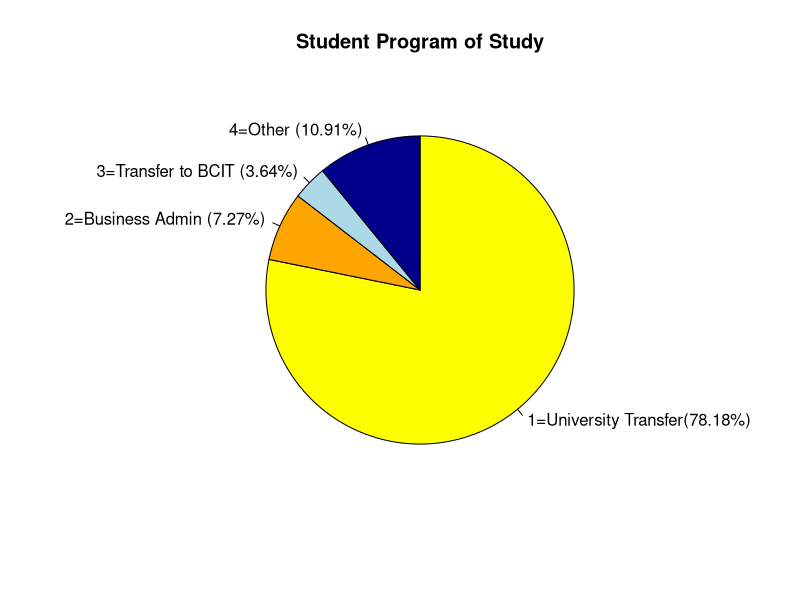
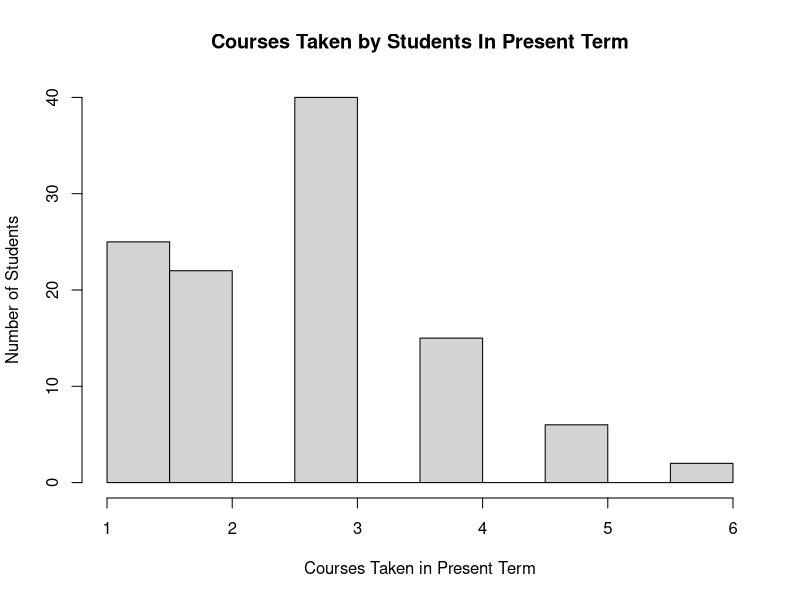
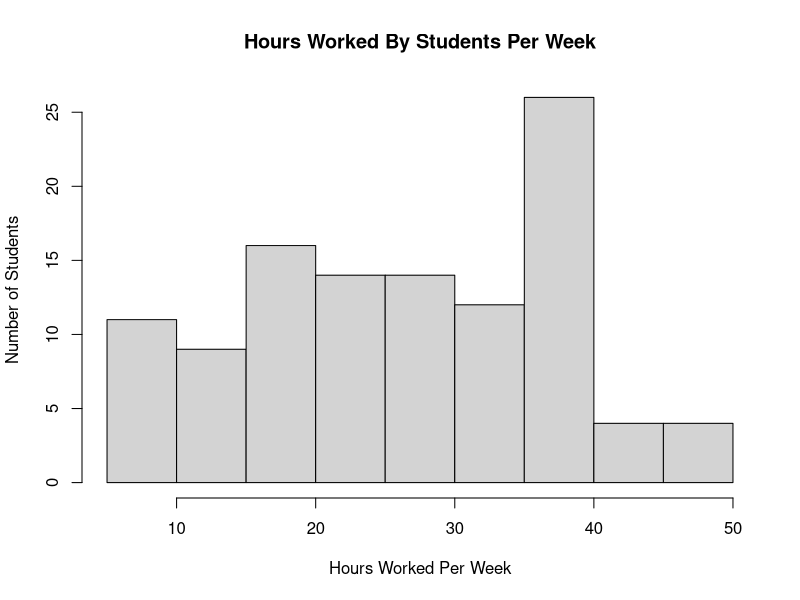
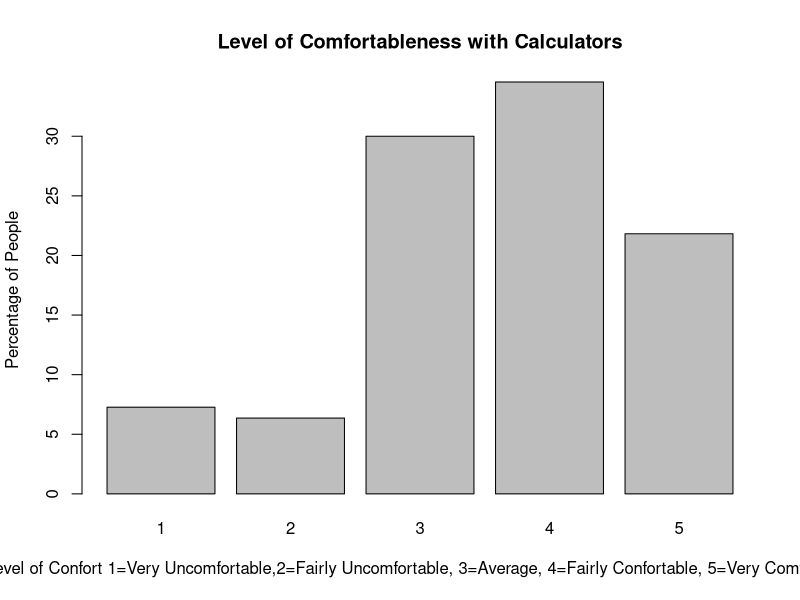
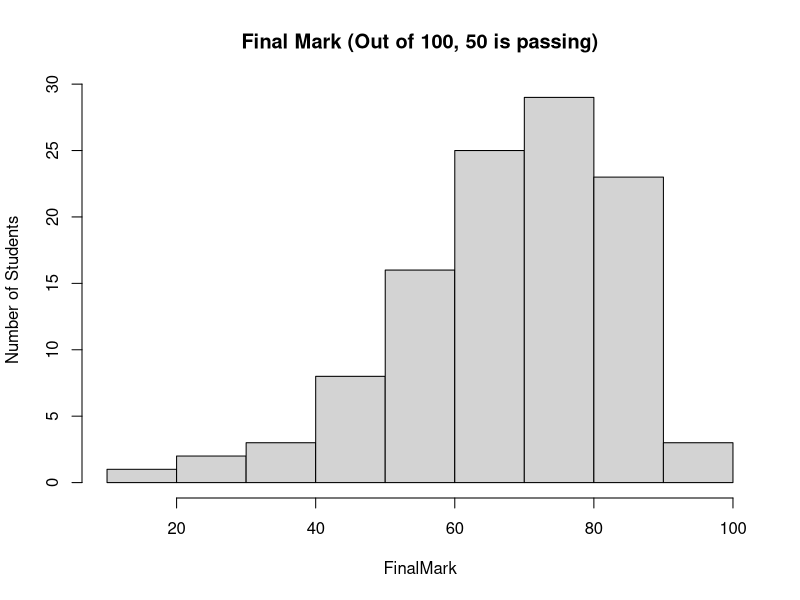
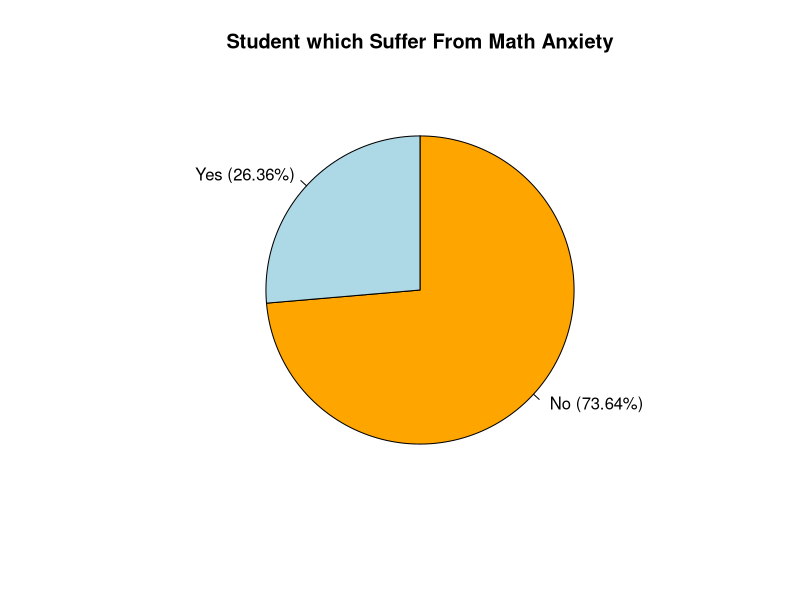
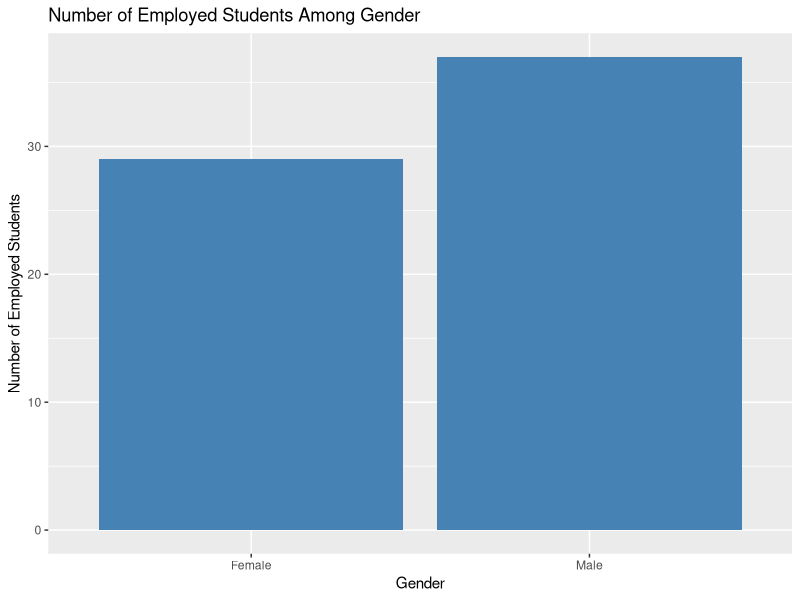
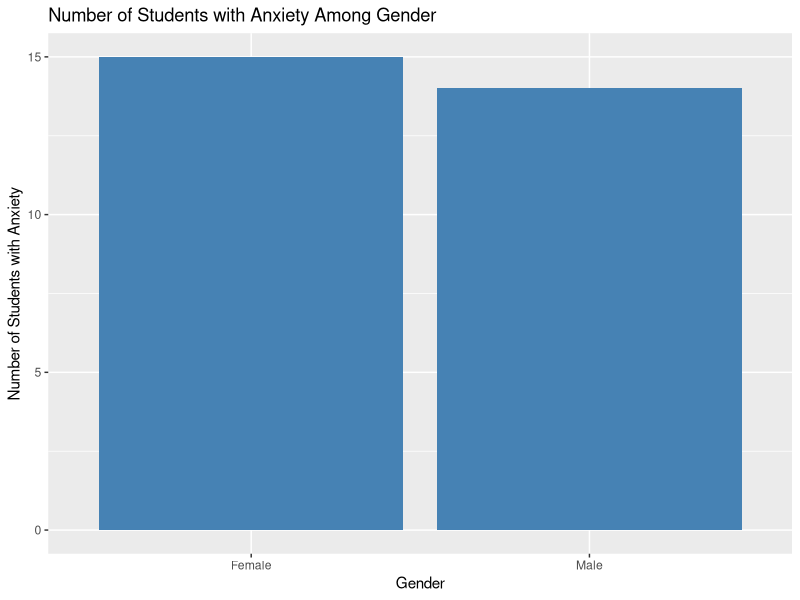

These charts were generated, in order, by the following R code:
library("readxl")
library("ggplot2")
library("dplyr")

file <- read_excel("S3225_Project_Data.xlsx")
file

data <- file

# QUESTION 1 #

data <- as.data.frame(read_excel("S3225_Project_Data.xlsx"))

# Column D
Program <- data$Program
businessProgram <- length(Program[Program==1]) / length(Program)

## Plus/minus confidence interval
businessProgram + qnorm(p=.12/2, lower.tail=TRUE)*(sqrt(businessProgram*(1-businessProgram)/110))
businessProgram - qnorm(p=.12/2, lower.tail=TRUE)*(sqrt(businessProgram*(1-businessProgram)/110))

## Pie chart
program <- table(data$Program)
program.prop <- prop.table(program)
program.prop<- round(program.prop*100, 2)
pie(x = program.prop,
    labels = c("1=University Transfer(78.18%)","2=Business Admin (7.27%)", "3=Transfer to BCIT (3.64%)", "4=Other (10.91%)"),
    clockwise = TRUE,
  main="Student Program of Study",
    col = c("yellow", "orange", "lightblue", "darkblue"))

# Column E 
courses <- data$Courses
t.test(courses, conf.level = 0.88)
hist(courses, ylab = "Number of Students", main ="Courses Taken by Students In Present Term", xlab="Courses Taken in Present Term")

# Column G
HoursWorked <- data$Hours
t.test(HoursWorked, conf.level = 0.92)
hist(HoursWorked, ylab = "Number of Students", main ="Hours Worked By Students Per Week", xlab="Hours Worked Per Week")

# Column I
calculator <- table(data$Calculators)
calculator.prop <- prop.table(calculator)
calculator.prop<- round(calculator.prop*100, 2)
barplot(calculator.prop, main="Level of Comfortableness with Calculators", xlab= "Level of Confort 1=Very Uncomfortable,2=Fairly Uncomfortable, 3=Average, 4=Fairly Confortable, 5=Very Comfortable", ylab = "Percentage of People")

cal <- data$Calculators
comfortable <- length(cal[cal==1]) / length(cal)
comfortable - qnorm(p=0.08/2, lower.tail=TRUE)*(sqrt((comfortable*(1-comfortable))/110))

# Column M
FinalMark <- data$Mark
t.test(FinalMark, conf.level = 0.96)
hist(FinalMark, ylab = "Number of Students", main ="Final Mark (Out of 100, 50 is passing)")

# Column K
MathAnxiety <- data$Anxiety
hasAnxiety <- length(MathAnxiety[MathAnxiety==1]) / length(MathAnxiety)
hasAnxiety - qnorm(p=0.04/2, lower.tail=TRUE)*(sqrt(hasAnxiety*(1-hasAnxiety)/110))

AnxietyProp <- table(data$Anxiety)

AnxietyProp  <- prop.table(AnxietyProp )

AnxietyProp <- round(AnxietyProp *100, 2)


pie(x = AnxietyProp ,
    labels = c(" No (73.64%)","Yes (26.36%)"),
    clockwise = TRUE,
    main="Student which Suffer From Math Anxiety",
    col = c( "orange", "lightblue"))

# QUESTION 2 # 

# Question 2A 
gen_emp_stats <- table(data$Gender, data$Employment)
gen_emp_stats

gender <- c("Male", "Female")
employed <- c(37, 29)
gen_emp_df <- data.frame(gender, employed)

ggplot(gen_emp_df, aes(x = gender, y = employed)) +
  geom_bar(stat = "identity", fill = "steelblue") +
  xlab("Gender") +
  ylab("Number of Employed Students") +
  ggtitle("Number of Employed Students Among Gender")

# Question 2B
gen_anx_stats <- table(data$Gender, data$Anxiety)
gen_anx_stats

anx <- c(14, 15)
gen_anx_df <- data.frame(gender, anx)

ggplot(gen_anx_df, aes(x = gender, y = anx)) +
  geom_bar(stat = "identity", fill = "steelblue") +
  xlab("Gender") +
  ylab("Number of Students with Anxiety") +
  ggtitle("Number of Students with Anxiety Among Gender")

# Question 2C
uni_emp_stats <- table(data$Program, data$Employment)
uni_emp_stats

table = matrix(c(48, 18, 38, 6), ncol = 2, byrow = TRUE)
chisq.test(table)

emp_uni <- c(48, 18)
emp_uni_labels <- c("University Transfer", "Non-University Transfer")
pct <- round(emp_uni/sum(emp_uni)*100)
emp_uni_labels <- paste(emp_uni_labels, pct)
emp_uni_labels <- paste(emp_uni_labels,"%",sep="")
pie(emp_uni, labels = emp_uni_labels, main = "Number of Employed Students Among Programs", col=rainbow(length(emp_uni_labels)))


# Question 2D
comp_anx_stats <- table(data$Computers, data$Anxiety)
comp_anx_stats

comp <- c("Have Computing Experience", "Don't Have Computing Experience")
comp_anx <- c(19, 10)
comp_anx_df <- data.frame(comp, comp_anx)

ggplot(comp_anx_df, aes(x = comp, y = comp_anx)) +
  geom_bar(stat = "identity", fill = "steelblue") +
  xlab("Computing Experience") +
  ylab("Number of Students with Anxiety") +
  ggtitle("Number of Students with Anxiety Among Computing Experience")



summary(file)


#Q 3
data_df <- data.frame(file)

data_df

#Q 3 A
data_df_filtered <- subset(data_df, select = c('Gender', 'Mark'))

male <- data_df_filtered[data_df_filtered$Gender == 1,]
male
summary(male$Mark)
nrow(male)

female <- data_df_filtered[data_df_filtered$Gender == 2,]
female
summary(female$Mark)
nrow(female)

  #F statistic 
SD_female <- sd(female$Mark)
SD_male <- sd(male$Mark)

#larger SD
SD_female
#Smaller SD
SD_male

var.test(female$Mark,male$Mark)

t.test(female$Mark,male$Mark, alternative = "two.sided" ,var.equal = TRUE)

# QUESTION 3B

data <- file

# Extract data for employed students
emp_test <- filter(data, data$Employment >= 1)
emp_test <- data.frame(emp_test$Employment, emp_test$Mark)

# Extract data for unemployed students
non_emp_test <- filter(data, data$Employment == 0)
non_emp_test <- data.frame(non_emp_test$Employment, non_emp_test$Mark)

# Confirm n1 and n2 are >= 30
nrow(emp_test)
nrow(non_emp_test)

emp_marks <- emp_test$emp_test.Mark
non_emp_marks <- non_emp_test$non_emp_test.Mark

# QQPlot for Employed Students
qqnorm(emp_marks, main = "Marks of Employed Student Normal Probability Plot")
qqline(emp_marks)

# QQPlot for Unemployed Students
qqnorm(non_emp_marks, main = "Marks of Unemployed Student Normal Probability Plot")
qqline(non_emp_marks)

# F Test
var.test(emp_marks, non_emp_marks)

# Pooled T-Test
t.test(emp_marks, non_emp_marks, alternative = "two.sided", var.equal = TRUE)

# Q 3 B 
data_df_filtered <- subset(data_df, select = c('Employment', 'MDT'))
non_employed <- data_df_filtered[data_df_filtered$Employment == 0,]
non_employed
summary(non_employed$MDT)
nrow(non_employed)

employed <- data_df_filtered[data_df_filtered$Employment != 0,]
employed
summary(employed$MDT)
nrow(employed)

  #F statistic 
SD_non_employed <- sd(non_employed$MDT)
SD_employed <- sd(employed$MDT)



#larger SD
SD_employed
#Smaller SD
SD_non_employed

var.test(employed$MDT,non_employed$MDT)
t.test(employed$MDT,non_employed$MDT, alternative = "two.sided" ,var.equal = TRUE)


# Q 3 C
data_df_filtered <- subset(data_df, select = c('Anxiety', 'Mark'))

data_df_filtered

noAnxiety_mark <- data_df_filtered[data_df_filtered$Anxiety == 0,]
noAnxiety_mark
summary(noAnxiety_mark$Mark)

withAnxiety_mark <- data_df_filtered[data_df_filtered$Anxiety == 1,]
withAnxiety_mark
summary(withAnxiety_mark$Mark)
#check for if the data is normalized -- > conduct a side by side boxplot

boxplot(noAnxiety_mark$Mark,withAnxiety_mark$Mark)
qqnorm(noAnxiety_mark$Mark)
qqnorm(withAnxiety_mark$Mark)


#F test first 
#we need the number of students with math anxiety
#and the number of students without math anxiety 
#although anxiety is a categorical variable


SD_withMathAnxiety <- sd(withAnxiety_mark$Mark)
SD_noMathAnxiety <- sd(noAnxiety_mark$Mark)

#has smaller SD
SD_noMathAnxiety

#has larger SD
SD_withMathAnxiety

var.test(withAnxiety_mark$Mark,noAnxiety_mark$Mark)
#the p value is larger than alpha, therefore we cannot reject H0, meaning that the two standard deviatations show no differenc

#therefore have to do a pooled T test 
t.test(withAnxiety_mark$Mark,noAnxiety_mark$Mark,mu = 0.2, var.equal = TRUE)


# Q 3 D




#Q 3 E 
data_df_filtered <- subset(data_df, select = c('Mark','MDT'))
pass <- data_df_filtered[data_df_filtered$MDT > 24,]
pass
summary(pass$MDT)
nrow(pass)

fail <- data_df_filtered[data_df_filtered$MDT < 25,]
fail
summary(fail$MDT)
nrow(fail)

  #F statistic 

#larger
SD_pass <- sd(pass$Mark)
SD_pass
#smaller
SD_fail <- sd(fail$Mark)
SD_fail

var.test(pass$Mark,fail$Mark)
t.test(pass$Mark,fail$Mark, alternative = "two.sided" ,var.equal = TRUE)



#Q4. Boxplots
data_q4 <- subset(data_df, select = c('Employment', 'Mark'))
data_q4 
unemployed_mark <- data_q4[data_q4$Employment == 0,]
nrow(unemployed_mark)
part_mark <- data_q4[data_q4$Employment == 1,]
nrow(part_mark)
full_makr <- data_q4[data_q4$Employment == 2,]
nrow(full_makr)
boxplot(unemployed_mark$Mark,part_mark$Mark,full_makr$Mark)

boxplot(data_q4)
